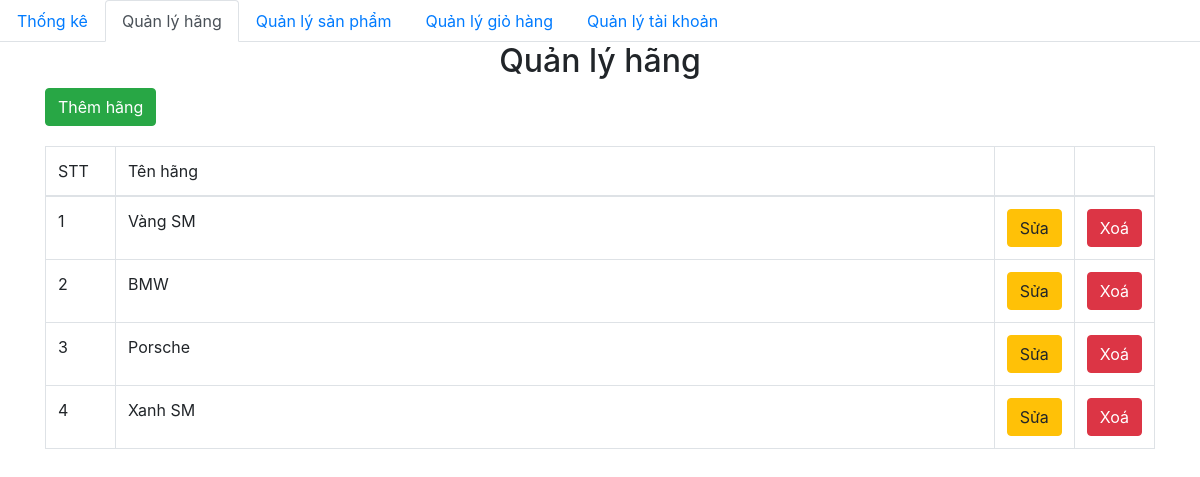
Screenshot of /admin/Dichvu/index.php with the database file from the repository.
### tables this page shows
CREATE TABLE `category` (
  `id` int(11) NOT NULL,
  `name` varchar(50) NOT NULL,
  `created_at` datetime DEFAULT NULL,
  `updated_at` datetime DEFAULT NULL
);

### database/dbhelper.php (called while the page is built, shortened)
<?php
function executeResult($sql)
{
	$con = mysqli_connect(HOST, USERNAME, PASSWORD, DATABASE);
	$result = mysqli_query($con, $sql);
	$data   = [];
	while ($row = mysqli_fetch_array($result, 1)) {
		$data[] = $row;
	}
	return $data;
}

### admin/Dichvu/index.php (the view, shortened to what this page needs)
<?php
require_once('../../database/dbhelper.php');
?>
<!DOCTYPE html>
<html>
<head>
    <link rel="stylesheet" href="https://maxcdn.bootstrapcdn.com/bootstrap/4.4.1/css/bootstrap.min.css">
</head>
<body>
    <ul class="nav nav-tabs">
        <li class="nav-item">
            <a class="nav-link" href="../index.php">Thống kê</a>
        </li>
        <li class="nav-item">
            <a class="nav-link active" href="../Dichvu/index.php">Quản lý hãng</a>
        </li>
        <li class="nav-item">
            <a class="nav-link" href="../LoaiXe/car_types.php">Quản lý sản phẩm</a>
        </li>
        <li class="nav-item">
            <a class="nav-link" href="../DonHang/DonHang.php">Quản lý giỏ hàng</a>
        </li>
        <li class="nav-item ">
            <a class="nav-link" href="../User/user.php">Quản lý tài khoản</a>
        </li>
    </ul>
    <div class="container">
        <div class="panel panel-primary">
            <div class="panel-heading">
                <h2 class="text-center">Quản lý hãng</h2>
            </div>
            <a href="add.php">
                <button class=" btn btn-success" style="margin-bottom:20px">Thêm hãng</button>
            </a>
            <table class="table table-bordered table-hover">
                <thead>
                    <tr>
                        <td width="70px">STT</td>
                        <td>Tên hãng</td>
                        <td width="50px"></td>
                        <td width="50px"></td>
                    </tr>
                </thead>
                <tbody>
                    <?php
                    $sql = 'select * from category';
                    $categoryList = executeResult($sql);
                    $index = 1;
                    foreach ($categoryList as $item) {
                        echo '  <tr>
                    <td>' . ($index++) . '</td>
                    <td>' . $item['name'] . '</td>
                    <td>
                        <a href="add.php?id=' . $item['id'] . '">
                            <button class=" btn btn-warning">Sửa</button>
                        </a>
                    </td>
                    <td>
                    <button class="btn btn-danger" onclick="deleteCategory('.$item['id'].')">Xoá</button>
                    </td>
                </tr>';
                    }
                    ?>
                </tbody>
            </table>
        </div>
    </div>
</body>
</html>

### rows the page displays
category: name "Vàng SM"
category: name "BMW"
category: name "Porsche"
category: name "Xanh SM"
